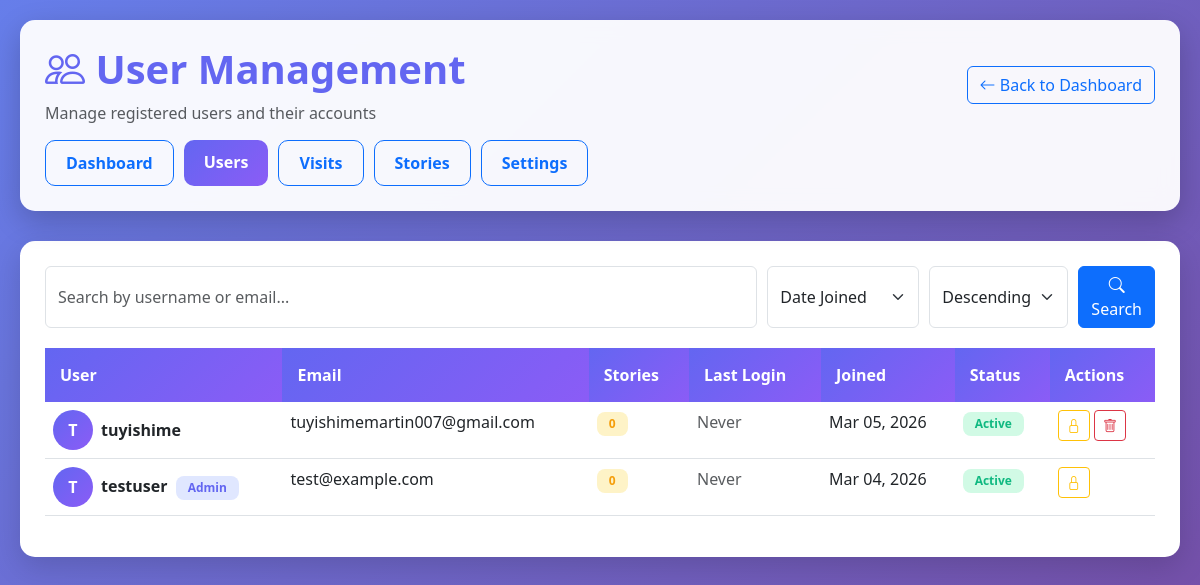
Page /admin/users (signed in) on the committed database.
### models.py (models this page shows, shortened)
class User(UserMixin, db.Model):
    __tablename__ = 'users'
    id = db.Column(db.Integer, primary_key=True)
    username = db.Column(db.String(80), unique=True, nullable=False)
    email = db.Column(db.String(120), unique=True, nullable=False)
    password_hash = db.Column(db.String(256), nullable=False)
    created_at = db.Column(db.DateTime, default=datetime.utcnow)
    stories_generated = db.Column(db.Integer, default=0)
    is_admin = db.Column(db.Boolean, default=False)
    is_active_flag = db.Column(db.Boolean, default=True)
    last_login = db.Column(db.DateTime)
    @property
    def is_active(self):
        return self.is_active_flag

### app.py (the view, shortened to what this page needs)
@app.route('/admin/users')
@login_required
@admin_required
def admin_users():
    page = request.args.get('page', 1, type=int)
    per_page = 20
    search = request.args.get('search', '')
    sort_by = request.args.get('sort', 'created_at')
    order = request.args.get('order', 'desc')
    query = User.query
    if sort_by == 'username':
        query = query.order_by(User.username.asc() if order == 'asc' else User.username.desc())
    elif sort_by == 'email':
        query = query.order_by(User.email.asc() if order == 'asc' else User.email.desc())
    elif sort_by == 'stories':
        query = query.order_by(User.stories_generated.asc() if order == 'asc' else User.stories_generated.desc())
    else:  # created_at
        query = query.order_by(User.created_at.asc() if order == 'asc' else User.created_at.desc())
    users = query.paginate(page=page, per_page=per_page, error_out=False)
    return render_template('admin/users.html',
                         users=users,
                         search=search,
                         sort_by=sort_by,
                         order=order,
                         current_user=current_user)

### app.py (called while the page is built)
@login_manager.user_loader
def load_user(user_id):
    return User.query.get(int(user_id))

def admin_required(f):
    from functools import wraps
    @wraps(f)
    def decorated_function(*args, **kwargs):
        if not current_user.is_authenticated or not current_user.is_admin:
            return jsonify({'error': 'Admin access required'}), 403
        return f(*args, **kwargs)
    return decorated_function

@app.before_request
def track_visit():
    if request.path.startswith('/static') or request.path.startswith('/admin/') and request.method == 'POST':
        return
    try:
        visit = SiteVisit(
            ip_address=request.remote_addr,
            user_agent=request.user_agent.string[:500] if request.user_agent.string else 'Unknown',
            page=request.path,
            user_id=current_user.id if current_user.is_authenticated else None,
            referrer=request.referrer[:500] if request.referrer else None
        )
        db.session.add(visit)
        db.session.commit()
    except Exception:
        db.session.rollback()

### templates/admin/users.html (shortened to what this page needs)
<!DOCTYPE html>
<html lang="en">
<head>
    <link href="https://cdn.jsdelivr.net/npm/bootstrap@5.3.0/dist/css/bootstrap.min.css" rel="stylesheet">
    <link rel="stylesheet" href="https://cdn.jsdelivr.net/npm/bootstrap-icons@1.11.0/font/bootstrap-icons.css">
</head>
<body>
    <div class="admin-container">
        <div class="admin-header">
            <div class="d-flex justify-content-between align-items-center flex-wrap gap-3">
                <div>
                    <h1><i class="bi bi-people"></i> User Management</h1>
                    <p class="text-muted mb-0">Manage registered users and their accounts</p>
                </div>
                <a href="{{ url_for('admin_dashboard') }}" class="btn btn-outline-primary">
                    <i class="bi bi-arrow-left"></i> Back to Dashboard
                </a>
            </div>
            <div class="admin-nav">
                <a href="{{ url_for('admin_dashboard') }}" class="btn btn-outline-primary">Dashboard</a>
                <a href="{{ url_for('admin_users') }}" class="btn btn-primary">Users</a>
                <a href="{{ url_for('admin_visits') }}" class="btn btn-outline-primary">Visits</a>
                <a href="{{ url_for('admin_stories') }}" class="btn btn-outline-primary">Stories</a>
                <a href="{{ url_for('admin_settings') }}" class="btn btn-outline-primary">Settings</a>
            </div>
        </div>
        <div class="content-card">
            <form class="search-bar" method="GET">
                <input type="text" name="search" class="form-control"
                       placeholder="Search by username or email..."
                       value="{{ search }}">
                <select name="sort" class="form-select" style="width: auto;">
                    <option value="created_at" {% if sort_by == 'created_at' %}selected{% endif %}>Date Joined</option>
                </select>
                <select name="order" class="form-select" style="width: auto;">
                    <option value="desc" {% if order == 'desc' %}selected{% endif %}>Descending</option>
                </select>
                <button type="submit" class="btn btn-primary">
                    <i class="bi bi-search"></i> Search
                </button>
            </form>
            <div class="table-responsive">
                <table class="table">
                    <thead>
                        <tr>
                            <th>User</th>
                            <th>Email</th>
                            <th>Stories</th>
                            <th>Last Login</th>
                            <th>Joined</th>
                            <th>Status</th>
                            <th>Actions</th>
                        </tr>
                    </thead>
                    <tbody>
                        {% for user in users.items %}
                        <tr>
                            <td>
                                <div class="d-flex align-items-center gap-2">
                                    <div class="user-avatar">
                                        {{ user.username[0].upper() }}
                                    </div>
                                    <div>
                                        <strong>{{ user.username }}</strong>
                                        {% if user.is_admin %}
                                            <span class="badge badge-soft badge-soft-primary ms-1">Admin</span>
                                        {% endif %}
                                    </div>
                                </div>
                            </td>
                            <td>{{ user.email }}</td>
                            <td>
                                <span class="badge badge-soft badge-soft-warning">
                                    {{ user.stories_generated }}
                                </span>
                            </td>
                            <td>
                                {% if user.last_login %}
                                    {{ user.last_login.strftime('%b %d, %Y %H:%M') }}
                                {% else %}
                                    <span class="text-muted">Never</span>
                                {% endif %}
                            </td>
                            <td>{{ user.created_at.strftime('%b %d, %Y') }}</td>
                            <td>
                                {% if user.is_active %}
                                    <span class="badge badge-soft badge-soft-success">Active</span>
                                {% else %}
                                    <span class="badge badge-soft badge-soft-warning">Inactive</span>
                                {% endif %}
                            </td>
                            <td>
                                <button class="btn btn-sm btn-outline-warning"
                                        onclick="toggleActive({{ user.id }}, {{ 'true' if user.is_active else 'false' }})">
                                    <i class="bi bi-{{ 'lock' if user.is_active else 'unlock' }}"></i>
                                </button>
                                {% if user.id != current_user.id %}
                                <button class="btn btn-sm btn-outline-danger"
                                        onclick="deleteUser({{ user.id }}, '{{ user.username }}')">
                                    <i class="bi bi-trash"></i>
                                </button>
                                {% endif %}
                            </td>
                        </tr>
                        {% endfor %}
                    </tbody>
                </table>
            </div>
        </div>
    </div>
</body>
</html>

### templates/admin/users.html (style rules this page uses)
:root { --primary-color: #6366f1; --secondary-color: #8b5cf6; --success-color: #10b981; --warning-color: #f59e0b; --danger-color: #ef4444; }
body { background: linear-gradient(135deg, #667eea 0%, #764ba2 100%); min-height: 100vh; }
.admin-container { max-width: 1400px; margin: 0 auto; padding: 20px; }
.admin-header { background: rgba(255, 255, 255, 0.95); backdrop-filter: blur(10px); border-radius: 15px; padding: 25px; margin-bottom: 30px; box-shadow: 0 10px 30px rgba(0, 0, 0, 0.2); }
.admin-header h1 { color: var(--primary-color); font-weight: 700; }
.admin-nav { display: flex; gap: 10px; flex-wrap: wrap; margin-top: 15px; }
.admin-nav .btn { border-radius: 10px; padding: 10px 20px; font-weight: 600; }
.admin-nav .btn-primary { background: linear-gradient(135deg, var(--primary-color), var(--secondary-color)); border: none; }
.content-card { background: white; border-radius: 15px; padding: 25px; box-shadow: 0 10px 30px rgba(0, 0, 0, 0.15); }
.search-bar { display: flex; gap: 10px; margin-bottom: 20px; }
.table thead th { background: linear-gradient(135deg, var(--primary-color), var(--secondary-color)); color: white; border: none; padding: 15px; }
.user-avatar { width: 40px; height: 40px; border-radius: 50%; background: linear-gradient(135deg, var(--primary-color), var(--secondary-color)); color: white; display: flex; align-items: center; justify-content: center; font-weight: 700; }
.badge-soft { padding: 6px 12px; border-radius: 8px; font-weight: 600; }
.badge-soft-success { background: #d1fae5; color: var(--success-color); }
.badge-soft-warning { background: #fef3c7; color: var(--warning-color); }
.badge-soft-primary { background: #e0e7ff; color: var(--primary-color); }

### rows in the picture
User: username "T", username "tuyishime", email "tuyishimemartin007@gmail.com", stories_generated "0", shows "Never", created_at "Mar 05, 2026", is_active_flag "Active"
User: username "T", username "testuser", is_admin "Admin", email "test@example.com", stories_generated "0", shows "Never", created_at "Mar 04, 2026", is_active_flag "Active"
